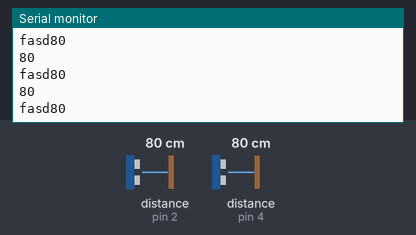
The sketch below on a simulated Arduino Uno, built with avr-gcc and run on an emulated ATmega328P. Shown: the last lines printed to the serial monitor. Wiring (inferred from the names in the program): 2 × ultrasonic range finder: trigger pin 3, echo pin 2 / trigger pin 5, echo pin 4. Inputs (shaded band) come from the test bench; at power-on: distance to the obstacle (sensors on pin 2, pin 4) 80 cm. The echo pulse lasts 58.3 µs per cm.

Above: at 1.2 s.
1.3 s: distance to the obstacle (sensor on pin 2) set to 35 cm
At 1.39 s:
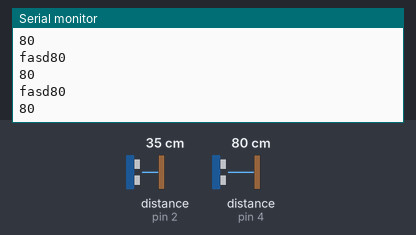
4.3 s: distance to the obstacle (sensor on pin 4) set to 2 cm
At 4.45 s:
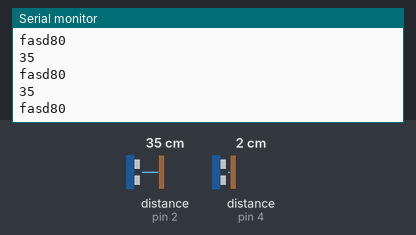
5.8 s: distance to the obstacle (sensor on pin 2) set to 2 cm
At 5.87 s:
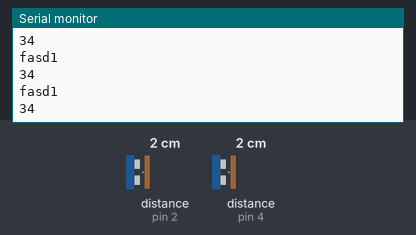
7.3 s: distance to the obstacle (sensor on pin 4) set to 4 cm
At 7.47 s:
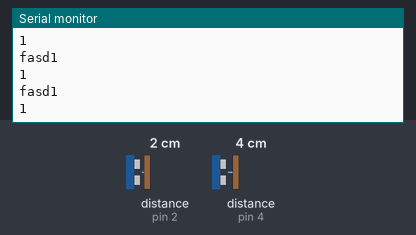
Timing chart, 0 to 9.8 s (numbered marks = the images above; inputs shaded):
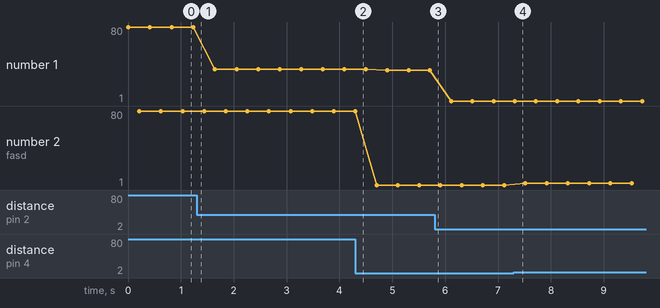

Measured:
- plotted number 1: 80 → 35 after the input at 1.3 s, 35 → 34 after the input at 4.3 s
- plotted number 2: 80 → 1 after the input at 4.3 s, 1 → 3 after the input at 7.3 s

The sketch:

sr05_2.ino
```cpp
#define ECHOPIN 2 // Pin to receive echo pulse
#define TRIGPIN 3 // Pin to send trigger pulse

#define ECHOPIN1 4 // Pin to receive echo pulse
#define TRIGPIN1 5 // Pin to send trigger pulse

void setup(){
 Serial.begin(9600); //
 pinMode(ECHOPIN, INPUT);
 pinMode(TRIGPIN, OUTPUT);

 pinMode(ECHOPIN1, INPUT);
 pinMode(TRIGPIN1, OUTPUT);
}

void loop(){

  //sr05_1
 digitalWrite(TRIGPIN, LOW); // Set the trigger pin to low for 2uS
 delayMicroseconds(2);
 digitalWrite(TRIGPIN, HIGH); // Send a 10uS high to trigger ranging
 delayMicroseconds(10);
 digitalWrite(TRIGPIN, LOW); // Send pin low again
 int distance = pulseIn(ECHOPIN, HIGH); // Read in times pulse
 distance= distance/58; // Calculate distance from time of pulse
 Serial.println(distance);
 delay(200); // Wait 50mS before next ranging

  //sr05_2
 digitalWrite(TRIGPIN1, LOW); // Set the trigger pin to low for 2uS
 delayMicroseconds(2);
 digitalWrite(TRIGPIN1, HIGH); // Send a 10uS high to trigger ranging
 delayMicroseconds(10);
 digitalWrite(TRIGPIN1, LOW); // Send pin low again
 distance = pulseIn(ECHOPIN1, HIGH); // Read in times pulse
 distance= distance/58; // Calculate distance from time of pulse
 Serial.print("fasd");
 Serial.println(distance);
 delay(200); // Wait 50mS before next ranging

  //dht

}
```
